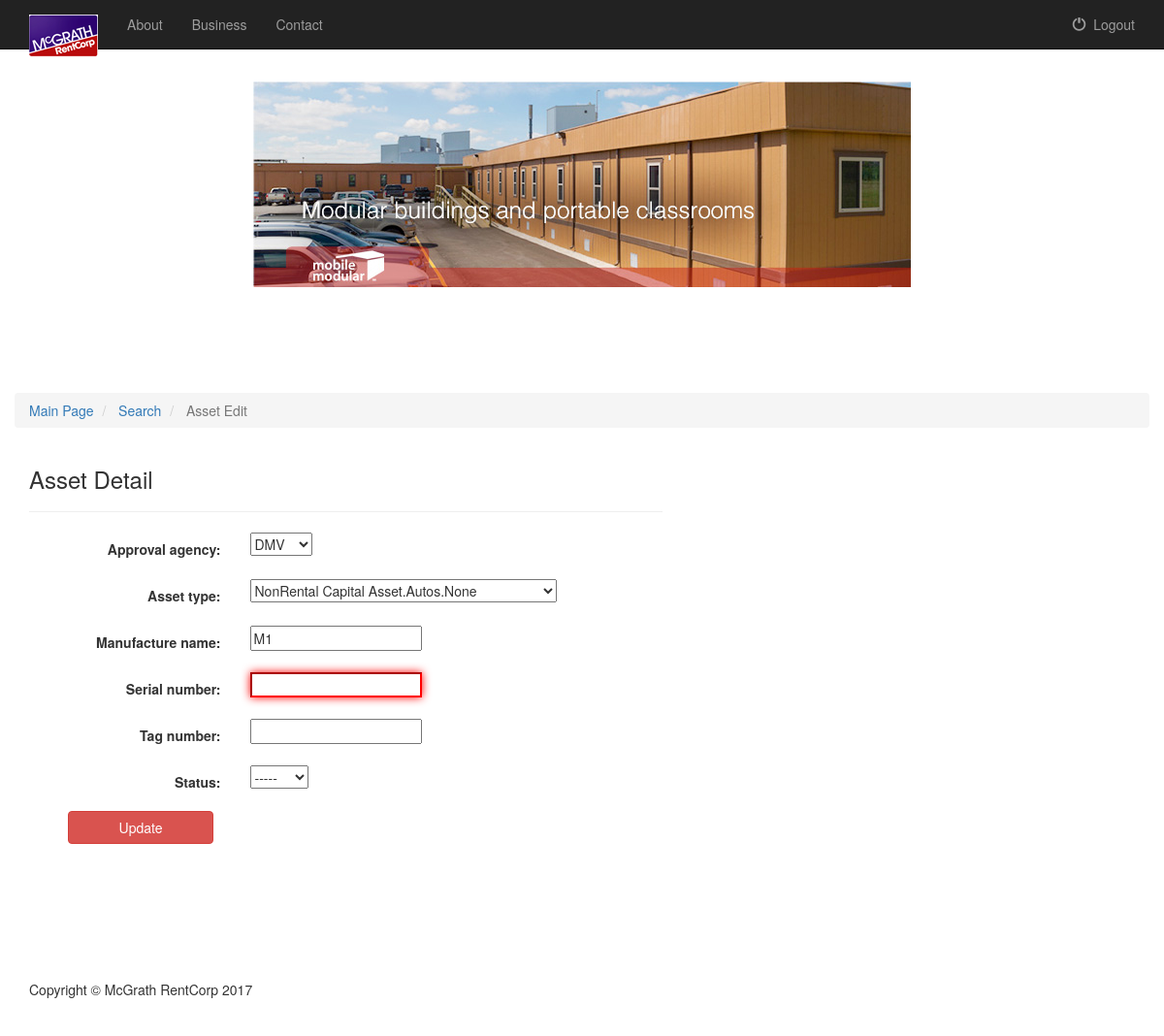
Page /Documents/main/search/assetEdit/1/ (signed in) on the earlier database version.
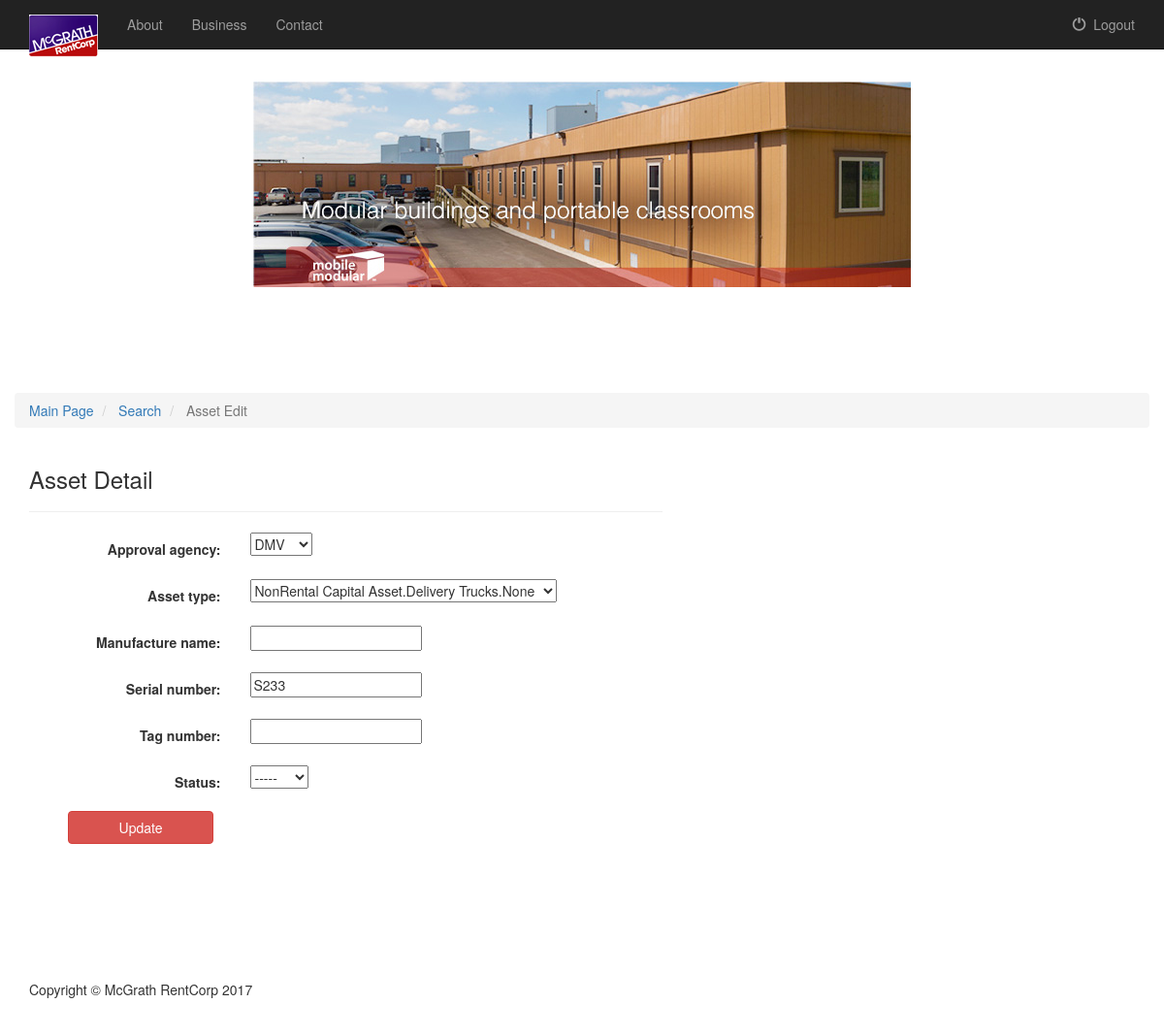
Same page on the later database version.
### Documents/models.py (models this page shows, shortened)
class ApprovalAgency(models.Model):
    approval_agency = models.CharField(max_length = 500)
    def __str__(self):
        return self.approval_agency

class AssetType(models.Model):
    approval_agency = models.ForeignKey(ApprovalAgency)
    asset_type = models.CharField(max_length = 500)
    def __str__(self):
        return self.asset_type

class Asset(models.Model):
    approval_agency = models.ForeignKey(ApprovalAgency)
    asset_type = models.ForeignKey(AssetType)
    manufacture_name = models.CharField(max_length = 500, blank = True)
    serial_number = models.CharField(max_length = 500)
    tag_number = models.CharField(max_length = 500, blank = True)
    status = models.CharField(max_length = 500, choices = StatusChoices, blank =True)

### Documents/views.py (the view, shortened to what this page needs)
# urls.py: url(r'^main/search/assetEdit/(?P<pk>[0-9]+)/$', views.AssetEditView.as_view(), name='assetEdit'),
@method_decorator(login_required, name='dispatch')
class AssetEditView(UpdateView):
    model = Asset
    fields = ['approval_agency', 'asset_type', 'manufacture_name', 'serial_number', 'tag_number', 'status']
    template_name = 'Documents/assetEdit.html'

### Documents/templates/Documents/assetEdit.html (shortened to what this page needs)
{% extends 'Documents/base.html' %}
{% block link %} ref="{% url 'Documents:main' %}"{% endblock %}
{% block body %}
<section>
	<div class="container">
	    <div class="row row-content">
			<ol class="breadcrumb">
				<li	class="breadcrumb-item">
					<a href=" {% url 'Documents:main' %}">Main Page</a>
				</li>
				<li	class="breadcrumb-item">
					<a href=" {% url 'Documents:search' %}">Search</a>
				</li>
				<li	class="breadcrumb-item active">
					Asset Edit
				</li>
			</ol>
		</div>
		<div class="row">
			<div class="col-sm-12 col-md-7">
				<h3>Asset Detail</h3>
				<hr>
				<form class="form-horizontal" action="" method="post">
				{% include 'Documents/form-template.html' %}
					<div class="form-group" style="margin-left: 40px"">
						<button id="asset_update_submit_button" type="submit" class="btn btn-danger">Update</button>
					</div>
				</form>
			</div>
		</div>
	</div>
</section>
{% endblock %}

### Documents/templates/Documents/base.html (shortened to what this page needs)
<!DOCTYPE html>
<html lang="en">
<head>
<title>McGrath RentCorp</title> {% load staticfiles %}
<link rel="stylesheet" href="//code.jquery.com/ui/1.12.1/themes/base/jquery-ui.css">
<link rel="stylesheet" href="{% static 'Documents/css/bootstrap.min.css' %}" />
<link rel="stylesheet" href="{% static 'Documents/css/styles.css' %}" />
<link rel="stylesheet" href="{% static 'Documents/fonts/font-awesome.min.css' %}" />
</head>
<body>
	<nav class="navbar navbar-inverse navbar-fixed-top" role="navigation">
		<div class="container">
			<div class="navbar-header">
				<a class="navbar-brand" {% block link %}href="{% url 'Documents:main' %}"{% endblock %}><img
					src="{% static 'Documents/images/logo.png' %}"></a>
			</div>
			<div class="collapse navbar-collapse" id="topNavBar">
				<ul class="nav navbar-nav">
					<li><a href="https://www.mgrc.com/About">About</a></li>
				    <li><a href="https://www.mgrc.com/Businesses">Business</a></li>
				    <li><a href="https://www.mgrc.com/Contact">Contact</a></li>
				</ul>
				<ul class="nav navbar-nav  navbar-right">
					<li><a href="{% url 'Documents:logout' %}"> <span class="glyphicon glyphicon-off"
							aria-hidden="true"></span>&nbsp; Logout
					</a></li>
				</ul>
			</div>
		</div>
	</nav>
	<header class="image-bg-fluid-height"> </header>
{% block body %}
{% endblock %}
</body>
<footer>
	<div class="container">
		<div class="row">
			<div class="col-lg-12">
				<p>Copyright &copy; McGrath RentCorp 2017</p>
			</div>
		</div>
	</div>
</footer>
</html>

### Documents/templates/Documents/form-template.html (shortened to what this page needs)
{% for field in form %}
    <div class="form-group">
        <div class="col-sm-offset-2 col-sm-10">
        </div>
        <label class="control-label col-sm-4">{{ field.label_tag }}</label>
        <div class="col-sm-8">{{ field }}</div>
    </div>
{% endfor %}

### Documents/static/Documents/css/styles.css (style rules this page uses)
body { margin-top: 50px; }
.image-bg-fluid-height, .image-bg-fixed-height { text-align: center; -webkit-background-size: cover; -moz-background-size: cover; background-size: cover; -o-background-size: cover; }
.image-bg-fluid-height { background: url('../images/backgroundPic.jpg') no-repeat center center scroll; padding: 140px 0; }
section { padding: 75px 0; }
footer { margin: 50px 0; }
button { width: 150px; }

Differences in the rows shown:
changed AssetType: asset_type "NonRental Capital Asset.Autos.None" → "NonRental Capital Asset.Delivery Trucks.None"
changed Asset: manufacture_name "M1" → (not shown); serial_number (not shown) → "S233"
